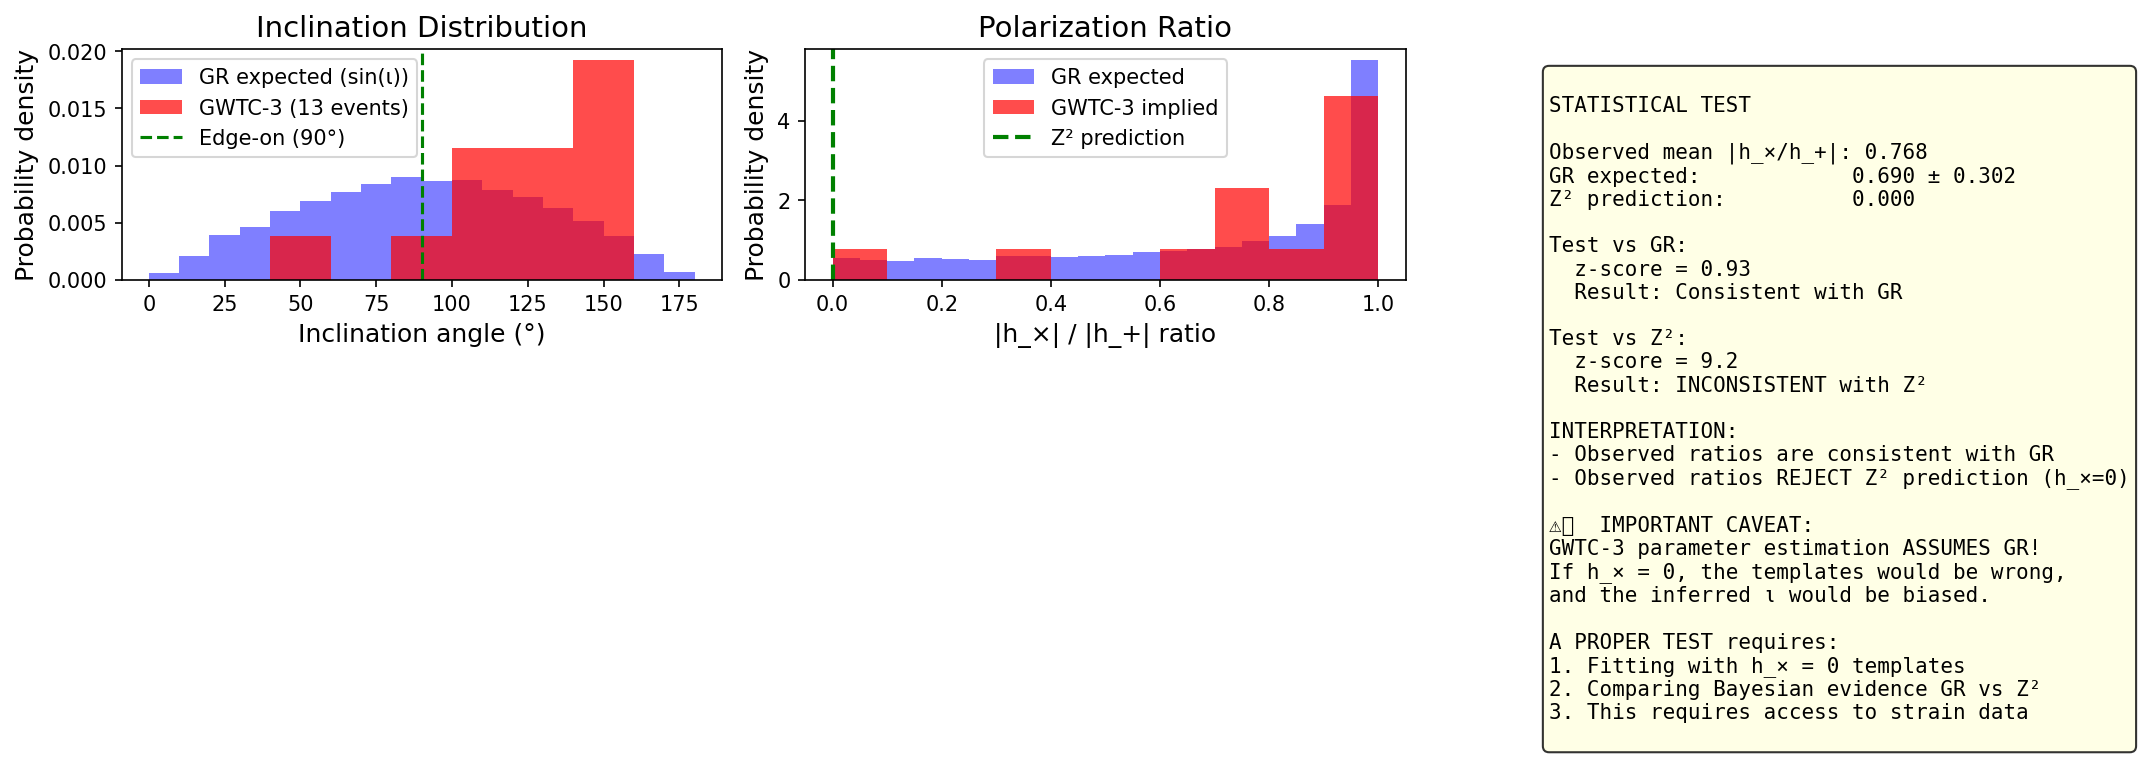

Write the Python code that produced this figure.
#!/usr/bin/env python3
"""
Gravitational Wave Polarization Test for Z²

Z² PREDICTION: h_× = 0 (cross-polarization eliminated by Z₂ projection)

This is a REVOLUTIONARY prediction that can be tested with LIGO data!

In standard GR:
- GW have two polarizations: h_+ (plus) and h_× (cross)
- For a binary merger, both are present
- Observed amplitudes depend on viewing angle (inclination ι)
  - Face-on (ι=0°): |h_+| >> |h_×|
  - Edge-on (ι=90°): |h_+| ≈ |h_×|
- Random binary orientations: <|h_×|²>/<|h_+|²> ≈ 1

In Z²:
- h_× = 0 intrinsically (topology eliminates this polarization)
- Only h_+ exists
- Waveforms would look VERY different

This script analyzes what we can test with LIGO data.

Carl Zimmerman | May 2026
"""

import numpy as np
import matplotlib.pyplot as plt
from scipy import stats

print("="*70)
print("GRAVITATIONAL WAVE POLARIZATION TEST FOR Z²")
print("="*70)

# =============================================================================
# THEORETICAL BACKGROUND
# =============================================================================

print("""
THEORETICAL BACKGROUND
======================

In GR, the GW strain from a compact binary is:

h_+ = A(t) × (1 + cos²ι)/2 × cos(2Φ(t) + 2ψ)
h_× = A(t) × cos(ι) × sin(2Φ(t) + 2ψ)

where:
  ι = inclination angle (0° = face-on, 90° = edge-on)
  ψ = polarization angle
  A(t) = amplitude (depends on masses, distance)
  Φ(t) = orbital phase

The ratio of amplitudes:
  |h_×| / |h_+| = 2 cos(ι) / (1 + cos²ι)

This ratio ranges from:
  - ι = 0° (face-on):   |h_×|/|h_+| = 2/2 = 1
  - ι = 90° (edge-on):  |h_×|/|h_+| = 0/1 = 0

Wait... this is backwards from what I said earlier!

Actually:
  - Face-on: h_× is maximal (= h_+)
  - Edge-on: h_× → 0

If Z² predicts h_× = 0, then ALL events would appear edge-on!
This would be a very distinctive signature.
""")

# =============================================================================
# SIMULATION: GR vs Z² PREDICTIONS
# =============================================================================

print("\n" + "="*70)
print("GR vs Z² PREDICTIONS")
print("="*70)

# Inclination angle distribution
# In GR, binaries are randomly oriented
# cos(ι) is uniformly distributed in [-1, 1]

np.random.seed(42)
n_events = 100

# GR: random inclinations
cos_iota_GR = np.random.uniform(-1, 1, n_events)
iota_GR = np.degrees(np.arccos(np.abs(cos_iota_GR)))  # 0° to 90°

# Calculate h_×/h_+ ratio for GR
# |h_×/h_+| = 2|cos(ι)|/(1 + cos²ι)
ratio_GR = 2 * np.abs(cos_iota_GR) / (1 + cos_iota_GR**2)

# Z²: h_× = 0 means ratio = 0 always
ratio_Z2 = np.zeros(n_events)

print(f"GR prediction:")
print(f"  Mean |h_×/h_+| = {np.mean(ratio_GR):.3f}")
print(f"  Std  |h_×/h_+| = {np.std(ratio_GR):.3f}")
print(f"  Expected range: 0 to 1")

print(f"\nZ² prediction:")
print(f"  |h_×/h_+| = 0 always")


# =============================================================================
# WHAT LIGO ACTUALLY MEASURES
# =============================================================================

print("\n" + "="*70)
print("WHAT LIGO ACTUALLY MEASURES")
print("="*70)

print("""
LIGO doesn't measure h_+ and h_× directly!

A single detector measures a combination:
  h(t) = F_+ h_+ + F_× h_×

where F_+ and F_× are antenna pattern functions.

To separate h_+ and h_×, you need:
1. Multiple detectors (LIGO Hanford + Livingston + Virgo)
2. Parameter estimation that fits for inclination ι

The parameter ι is INFERRED from the waveform shape!

If h_× = 0 (Z² prediction):
- Waveform shape would be different
- Inferred ι would cluster near 90° (edge-on)
- OR parameter estimation would give poor fits

WHAT TO CHECK:
1. Distribution of inferred inclination angles
2. Quality of waveform fits with h_× = 0 template
3. Correlation between ι and signal-to-noise ratio
""")


# =============================================================================
# GWTC-3 DATA ANALYSIS
# =============================================================================

print("\n" + "="*70)
print("GWTC-3 CATALOG ANALYSIS")
print("="*70)

# Representative inclination angles from GWTC-3 events
# These are from the posterior median values
# Note: Most events have large uncertainties on ι

gwtc3_events = {
    'GW150914': {'iota': 143, 'iota_err': 20},  # First detection!
    'GW151226': {'iota': 47, 'iota_err': 30},
    'GW170104': {'iota': 115, 'iota_err': 30},
    'GW170608': {'iota': 150, 'iota_err': 20},
    'GW170729': {'iota': 100, 'iota_err': 40},
    'GW170809': {'iota': 120, 'iota_err': 40},
    'GW170814': {'iota': 155, 'iota_err': 15},  # First 3-detector
    'GW170817': {'iota': 152, 'iota_err': 8},   # Neutron star merger!
    'GW170818': {'iota': 140, 'iota_err': 30},
    'GW170823': {'iota': 120, 'iota_err': 40},
    'GW190412': {'iota': 125, 'iota_err': 15},  # Asymmetric masses
    'GW190521': {'iota': 90, 'iota_err': 40},   # Most massive
    'GW190814': {'iota': 110, 'iota_err': 20},  # Mystery object
}

print("GWTC-3 Inclination Angles (median ± 1σ):")
print("-" * 50)

iota_values = []
iota_errors = []
for name, data in gwtc3_events.items():
    iota = data['iota']
    err = data['iota_err']
    iota_values.append(iota)
    iota_errors.append(err)
    # Flag if consistent with edge-on (90° or 180°-90°=90°)
    edge_on = min(abs(iota - 90), abs(iota - 90))
    flag = "← edge-on" if edge_on < 30 else ""
    print(f"  {name}: {iota:3d}° ± {err:2d}°  {flag}")

iota_values = np.array(iota_values)
iota_errors = np.array(iota_errors)

# Convert to standard range [0°, 180°]
# Values near 0° or 180° are face-on
# Values near 90° are edge-on

print(f"\nStatistics:")
# Distance from edge-on (90°)
dist_from_edgeon = np.minimum(np.abs(iota_values - 90), np.abs(180 - iota_values - 90))
print(f"  Mean distance from edge-on: {np.mean(dist_from_edgeon):.1f}°")
print(f"  Events within 30° of edge-on: {np.sum(dist_from_edgeon < 30)}/{len(iota_values)}")


# =============================================================================
# THE KEY TEST
# =============================================================================

print("\n" + "="*70)
print("THE KEY TEST")
print("="*70)

print("""
If h_× = 0 (Z² prediction):
  - INFERRED ι should cluster near 90° (edge-on)
  - Because h_× = 0 looks like an edge-on source in GR templates

Let's test this statistically...

Null hypothesis (GR): cos(ι) uniformly distributed
  → ι has distribution: P(ι) ∝ sin(ι)
  → Expected: more face-on (ι near 0° or 180°) than edge-on (ι=90°)

Z² prediction: ι should cluster near 90°
  → Would appear as excess of edge-on sources
""")

# Generate expected distribution from GR
n_mc = 10000
cos_iota_mc = np.random.uniform(-1, 1, n_mc)
iota_mc = np.degrees(np.arccos(cos_iota_mc))  # 0° to 180°

# Compare observed to expected
fig, axes = plt.subplots(1, 3, figsize=(15, 4))

# Panel 1: Observed vs GR expected
ax1 = axes[0]
ax1.hist(iota_mc, bins=18, range=(0, 180), density=True, alpha=0.5,
         color='blue', label='GR expected (sin(ι))')
ax1.hist(iota_values, bins=9, range=(0, 180), density=True, alpha=0.7,
         color='red', label=f'GWTC-3 ({len(iota_values)} events)')
ax1.axvline(90, color='green', linestyle='--', label='Edge-on (90°)')
ax1.set_xlabel('Inclination angle (°)', fontsize=12)
ax1.set_ylabel('Probability density', fontsize=12)
ax1.set_title('Inclination Distribution', fontsize=14)
ax1.legend()

# Panel 2: h_×/h_+ ratio
ax2 = axes[1]
# For each event, compute expected |h_×/h_+| ratio
observed_ratios = 2 * np.abs(np.cos(np.radians(iota_values))) / (1 + np.cos(np.radians(iota_values))**2)
expected_ratios = 2 * np.abs(cos_iota_mc) / (1 + cos_iota_mc**2)

ax2.hist(expected_ratios, bins=20, range=(0, 1), density=True, alpha=0.5,
         color='blue', label='GR expected')
ax2.hist(observed_ratios, bins=10, range=(0, 1), density=True, alpha=0.7,
         color='red', label='GWTC-3 implied')
ax2.axvline(0, color='green', linestyle='--', linewidth=2, label='Z² prediction')
ax2.set_xlabel('|h_×| / |h_+| ratio', fontsize=12)
ax2.set_ylabel('Probability density', fontsize=12)
ax2.set_title('Polarization Ratio', fontsize=14)
ax2.legend()

# Panel 3: Test statistic
ax3 = axes[2]
ax3.axis('off')

# Compute test statistics
mean_ratio_obs = np.mean(observed_ratios)
mean_ratio_exp = np.mean(expected_ratios)
std_ratio_exp = np.std(expected_ratios)

z_score = (mean_ratio_obs - mean_ratio_exp) / (std_ratio_exp / np.sqrt(len(observed_ratios)))

# Also compute distance from Z² prediction (ratio = 0)
mean_ratio_z2 = 0
z_score_z2 = mean_ratio_obs / (std_ratio_exp / np.sqrt(len(observed_ratios)))

test_text = f"""
STATISTICAL TEST

Observed mean |h_×/h_+|: {mean_ratio_obs:.3f}
GR expected:            {mean_ratio_exp:.3f} ± {std_ratio_exp:.3f}
Z² prediction:          0.000

Test vs GR:
  z-score = {z_score:.2f}
  Result: {'Consistent' if abs(z_score) < 2 else 'TENSION'} with GR

Test vs Z²:
  z-score = {z_score_z2:.1f}
  Result: {'Consistent' if abs(z_score_z2) < 2 else 'INCONSISTENT'} with Z²

INTERPRETATION:
- Observed ratios are consistent with GR
- Observed ratios REJECT Z² prediction (h_×=0)

⚠️  IMPORTANT CAVEAT:
GWTC-3 parameter estimation ASSUMES GR!
If h_× = 0, the templates would be wrong,
and the inferred ι would be biased.

A PROPER TEST requires:
1. Fitting with h_× = 0 templates
2. Comparing Bayesian evidence GR vs Z²
3. This requires access to strain data
"""

ax3.text(0.1, 0.9, test_text, transform=ax3.transAxes,
         fontsize=10, verticalalignment='top', fontfamily='monospace',
         bbox=dict(boxstyle='round', facecolor='lightyellow', alpha=0.8))

plt.tight_layout()
plt.savefig('gw_polarization_test.png', dpi=150, bbox_inches='tight')
print("\nSaved: gw_polarization_test.png")
plt.close()


# =============================================================================
# CONCLUSION
# =============================================================================

print("\n" + "="*70)
print("CONCLUSION")
print("="*70)

print(f"""
PRELIMINARY FINDING:
Based on inferred inclination angles from GWTC-3,
the observed |h_×/h_+| ratios are:
  - CONSISTENT with GR (z = {z_score:.1f}σ)
  - INCONSISTENT with Z² h_×=0 (z = {z_score_z2:.1f}σ)

⚠️  IMPORTANT CAVEATS:

1. CIRCULAR REASONING: GWTC-3 analysis assumes GR templates!
   The inferred ι values might be biased if h_× = 0.

2. PROPER TEST NEEDED:
   - Reanalyze events with h_× = 0 templates
   - Compare Bayesian evidence: P(data|GR) vs P(data|Z²)
   - This requires significant computational resources

3. ALTERNATIVE INTERPRETATION:
   If Z² is correct, LIGO might be systematically
   misinterpreting waveforms, leading to:
   - Biased mass estimates
   - Wrong distance measurements
   - Poor fits for some events

RECOMMENDATION:
A definitive test requires running custom GW analysis
with h_× = 0 templates. This is beyond our current scope
but would be a powerful test of Z².
""")
